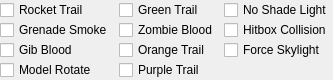
<?xml version="1.0" encoding="UTF-8"?>
<ui version="4.0">
 <class>ui::assets::studiomodel::StudioModelGlobalFlagsPanel</class>
 <widget class="QWidget" name="ui::assets::studiomodel::StudioModelGlobalFlagsPanel">
  <property name="geometry">
   <rect>
    <x>0</x>
    <y>0</y>
    <width>297</width>
    <height>71</height>
   </rect>
  </property>
  <property name="windowTitle">
   <string>Form</string>
  </property>
  <layout class="QGridLayout" name="gridLayout">
   <property name="leftMargin">
    <number>0</number>
   </property>
   <property name="topMargin">
    <number>0</number>
   </property>
   <property name="rightMargin">
    <number>0</number>
   </property>
   <property name="bottomMargin">
    <number>0</number>
   </property>
   <property name="verticalSpacing">
    <number>0</number>
   </property>
   <item row="1" column="1">
    <widget class="QCheckBox" name="ZombieBlood">
     <property name="text">
      <string>Zombie Blood</string>
     </property>
    </widget>
   </item>
   <item row="2" column="1">
    <widget class="QCheckBox" name="OrangeTrail">
     <property name="text">
      <string>Orange Trail</string>
     </property>
    </widget>
   </item>
   <item row="1" column="2">
    <widget class="QCheckBox" name="HitboxCollision">
     <property name="text">
      <string>Hitbox Collision</string>
     </property>
    </widget>
   </item>
   <item row="2" column="2">
    <widget class="QCheckBox" name="ForceSkylight">
     <property name="text">
      <string>Force Skylight</string>
     </property>
    </widget>
   </item>
   <item row="0" column="0">
    <widget class="QCheckBox" name="RocketTrail">
     <property name="text">
      <string>Rocket Trail</string>
     </property>
    </widget>
   </item>
   <item row="1" column="0">
    <widget class="QCheckBox" name="GrenadeSmoke">
     <property name="text">
      <string>Grenade Smoke</string>
     </property>
    </widget>
   </item>
   <item row="0" column="1">
    <widget class="QCheckBox" name="GreenTrail">
     <property name="text">
      <string>Green Trail</string>
     </property>
    </widget>
   </item>
   <item row="0" column="2">
    <widget class="QCheckBox" name="NoShadeLight">
     <property name="text">
      <string>No Shade Light</string>
     </property>
    </widget>
   </item>
   <item row="3" column="1">
    <widget class="QCheckBox" name="PurpleTrail">
     <property name="text">
      <string>Purple Trail</string>
     </property>
    </widget>
   </item>
   <item row="3" column="0">
    <widget class="QCheckBox" name="ModelRotate">
     <property name="text">
      <string>Model Rotate</string>
     </property>
    </widget>
   </item>
   <item row="0" column="3">
    <spacer name="horizontalSpacer">
     <property name="orientation">
      <enum>Qt::Horizontal</enum>
     </property>
     <property name="sizeHint" stdset="0">
      <size>
       <width>0</width>
       <height>20</height>
      </size>
     </property>
    </spacer>
   </item>
   <item row="2" column="0">
    <widget class="QCheckBox" name="GibBlood">
     <property name="text">
      <string>Gib Blood</string>
     </property>
    </widget>
   </item>
   <item row="4" column="0">
    <spacer name="verticalSpacer">
     <property name="orientation">
      <enum>Qt::Vertical</enum>
     </property>
     <property name="sizeHint" stdset="0">
      <size>
       <width>20</width>
       <height>0</height>
      </size>
     </property>
    </spacer>
   </item>
  </layout>
 </widget>
 <resources/>
 <connections/>
</ui>
